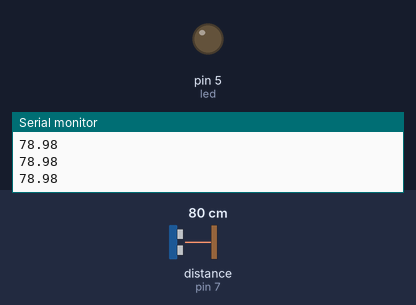
A sketch run on a simulated Arduino Uno, built with avr-gcc and run on an emulated ATmega328P. Shown: output pins drawn as LEDs (lit = HIGH), the last lines printed to the serial monitor. Wiring (inferred from the names in the program): ultrasonic range finder: trigger pin 6; echo pin 7. Inputs (shaded band) come from the test bench; at power-on: distance to the obstacle (sensor on pin 7) 80 cm. The echo pulse lasts 58.3 µs per cm; pins used as bus, display or sensor lines are not drawn.

Above: at 1.2 s.
1.3 s: distance to the obstacle (sensor on pin 7) set to 28 cm
2.8 s: distance to the obstacle (sensor on pin 7) set to 22 cm
At 3.9 s:
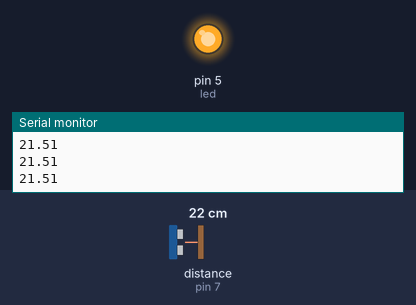
4.3 s: distance to the obstacle (sensor on pin 7) set to 35 cm
At 5.1 s:
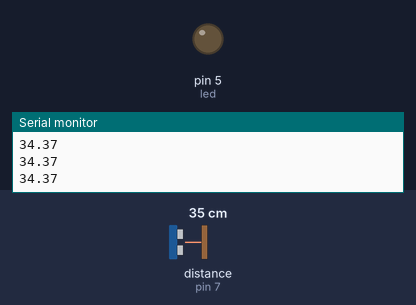
5.8 s: distance to the obstacle (sensor on pin 7) set to 2 cm
At 6.6 s:
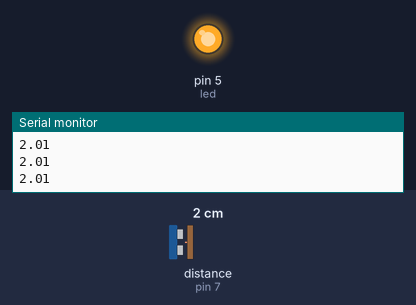
Timing chart, 0 to 8.3 s (numbered marks = the images above; inputs shaded):
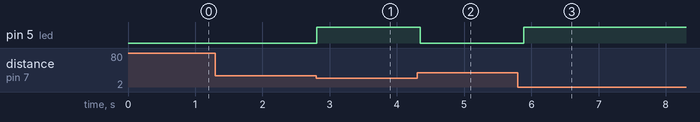

The sketch:

Ultrasonic_Uno.ino
```cpp
int led=5;
int trig=6;
int echo=7;
float distance;
long time;

void setup() {
  pinMode(5,OUTPUT);
  pinMode(6,OUTPUT);
  pinMode(7,INPUT);

  Serial.begin(9600);}


void loop() {
  //clear trig
  digitalWrite(trig,LOW);
  delayMicroseconds(2);

  //initiate trig,sending 10us pulse
  digitalWrite(trig,HIGH);
  delayMicroseconds(10);
  digitalWrite(trig,LOW);

  //duration of echo high
  time = pulseIn(echo,HIGH); //pulseIn() measures HIGH time:microseconds as whole numbers

  distance = time*0.034 / 2;
  Serial.println(distance);

  if(distance<=25)
  {
    digitalWrite(led,HIGH);
    }
  else
  {
    digitalWrite(led,LOW);
    }

  delay(100);
}
```

Measured:
- the behaviour switches between 26 and 25 cm on distance to the obstacle (sensor on pin 7) (found by bisection; images 0 and 1)
- after the input at 2.8 s, pin 5 (led): LOW → HIGH at once
- after the input at 4.3 s, pin 5 (led): HIGH → LOW at once
- after the input at 5.8 s, pin 5 (led): LOW → HIGH after 0.09 s
